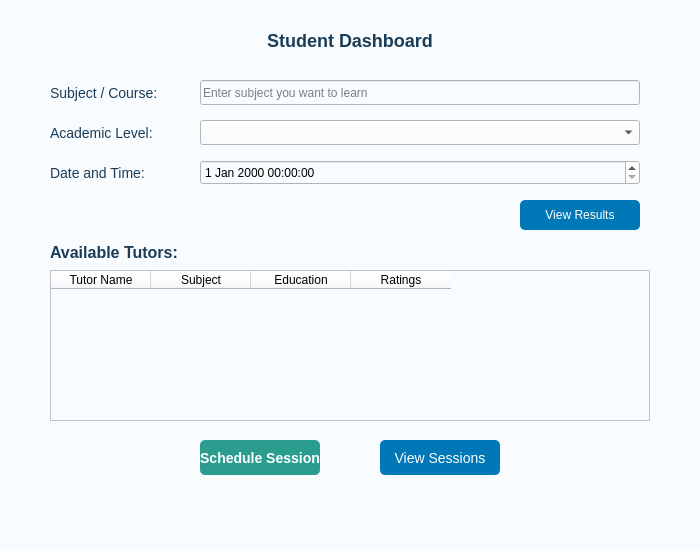
<?xml version="1.0" encoding="UTF-8"?>
<ui version="4.0">
 <class>StudentDashboard</class>
 <widget class="QWidget" name="StudentDashboard">
  <property name="geometry">
   <rect>
    <x>0</x>
    <y>0</y>
    <width>700</width>
    <height>550</height>
   </rect>
  </property>
  <property name="windowTitle">
   <string>Tutorify - Student Dashboard</string>
  </property>
  <property name="styleSheet">
   <string notr="true">background-color: #f9fcff;</string>
  </property>
  <widget class="QLabel" name="labelTitle">
   <property name="geometry">
    <rect>
     <x>20</x>
     <y>20</y>
     <width>660</width>
     <height>40</height>
    </rect>
   </property>
   <property name="styleSheet">
    <string notr="true">font-size: 18px; font-weight: bold; color: #1a3c57;</string>
   </property>
   <property name="text">
    <string>Student Dashboard</string>
   </property>
   <property name="alignment">
    <set>Qt::AlignCenter</set>
   </property>
  </widget>
  <widget class="QLabel" name="labelSubject">
   <property name="geometry">
    <rect>
     <x>50</x>
     <y>80</y>
     <width>140</width>
     <height>25</height>
    </rect>
   </property>
   <property name="styleSheet">
    <string notr="true">font-size: 14px; color: #1a3c57;</string>
   </property>
   <property name="text">
    <string>Subject / Course:</string>
   </property>
  </widget>
  <widget class="QLineEdit" name="lineSubject">
   <property name="geometry">
    <rect>
     <x>200</x>
     <y>80</y>
     <width>440</width>
     <height>25</height>
    </rect>
   </property>
   <property name="placeholderText">
    <string>Enter subject you want to learn</string>
   </property>
  </widget>
  <widget class="QLabel" name="labelLevel">
   <property name="geometry">
    <rect>
     <x>50</x>
     <y>120</y>
     <width>140</width>
     <height>25</height>
    </rect>
   </property>
   <property name="styleSheet">
    <string notr="true">font-size: 14px; color: #1a3c57;</string>
   </property>
   <property name="text">
    <string>Academic Level:</string>
   </property>
  </widget>
  <widget class="QComboBox" name="comboLevel">
   <property name="geometry">
    <rect>
     <x>200</x>
     <y>120</y>
     <width>440</width>
     <height>25</height>
    </rect>
   </property>
  </widget>
  <widget class="QLabel" name="labelDate">
   <property name="geometry">
    <rect>
     <x>50</x>
     <y>160</y>
     <width>140</width>
     <height>25</height>
    </rect>
   </property>
   <property name="styleSheet">
    <string notr="true">font-size: 14px; color: #1a3c57;</string>
   </property>
   <property name="text">
    <string>Date and Time:</string>
   </property>
  </widget>
  <widget class="QDateTimeEdit" name="dateTimeEdit">
   <property name="geometry">
    <rect>
     <x>200</x>
     <y>160</y>
     <width>440</width>
     <height>25</height>
    </rect>
   </property>
  </widget>
  <widget class="QPushButton" name="btnViewResults">
   <property name="geometry">
    <rect>
     <x>520</x>
     <y>200</y>
     <width>120</width>
     <height>30</height>
    </rect>
   </property>
   <property name="styleSheet">
    <string notr="true">background-color: #0077b6; color: white; border-radius: 5px; font-size: 12px;</string>
   </property>
   <property name="text">
    <string>View Results</string>
   </property>
  </widget>
  <widget class="QLabel" name="labelAvailableTutors">
   <property name="geometry">
    <rect>
     <x>50</x>
     <y>240</y>
     <width>200</width>
     <height>25</height>
    </rect>
   </property>
   <property name="styleSheet">
    <string notr="true">font-size: 16px; font-weight: bold; color: #1a3c57;</string>
   </property>
   <property name="text">
    <string>Available Tutors:</string>
   </property>
  </widget>
  <widget class="QTableWidget" name="tableTutors">
   <property name="geometry">
    <rect>
     <x>50</x>
     <y>270</y>
     <width>600</width>
     <height>151</height>
    </rect>
   </property>
   <column>
    <property name="text">
     <string>Tutor Name</string>
    </property>
   </column>
   <column>
    <property name="text">
     <string>Subject</string>
    </property>
   </column>
   <column>
    <property name="text">
     <string>Education</string>
    </property>
   </column>
   <column>
    <property name="text">
     <string>Ratings</string>
    </property>
   </column>
  </widget>
  <widget class="QPushButton" name="btnBook">
   <property name="geometry">
    <rect>
     <x>200</x>
     <y>440</y>
     <width>120</width>
     <height>35</height>
    </rect>
   </property>
   <property name="styleSheet">
    <string notr="true">background-color: #2a9d8f; color: white; border-radius: 5px; font-size: 14px; font-weight: bold;</string>
   </property>
   <property name="text">
    <string>Schedule Session</string>
   </property>
  </widget>
  <widget class="QPushButton" name="btnViewResults_2">
   <property name="geometry">
    <rect>
     <x>380</x>
     <y>440</y>
     <width>120</width>
     <height>35</height>
    </rect>
   </property>
   <property name="styleSheet">
    <string notr="true">background-color: #0077b6; color: white; border-radius: 5px; font-size: 14px;</string>
   </property>
   <property name="text">
    <string>View Sessions</string>
   </property>
  </widget>
 </widget>
 <resources/>
 <connections/>
</ui>
